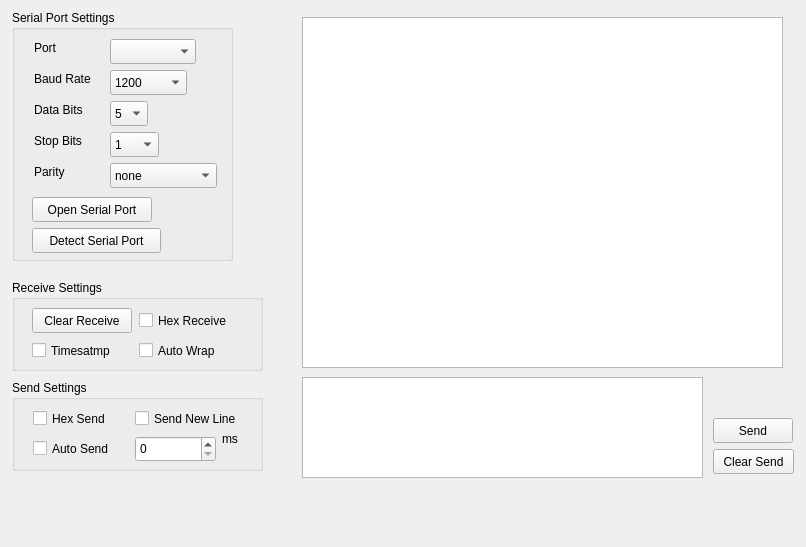
<?xml version="1.0" encoding="UTF-8"?>
<ui version="4.0">
 <class>SerialDebugWidget</class>
 <widget class="QWidget" name="SerialDebugWidget">
  <property name="geometry">
   <rect>
    <x>0</x>
    <y>0</y>
    <width>806</width>
    <height>547</height>
   </rect>
  </property>
  <property name="windowTitle">
   <string>SerialDebugWidget</string>
  </property>
  <widget class="QCheckBox" name="rev_hex_checkbox">
   <property name="geometry">
    <rect>
     <x>139</x>
     <y>309</y>
     <width>108</width>
     <height>23</height>
    </rect>
   </property>
   <property name="text">
    <string>Hex Receive</string>
   </property>
  </widget>
  <widget class="QComboBox" name="serialparityCBox">
   <property name="geometry">
    <rect>
     <x>110</x>
     <y>163</y>
     <width>107</width>
     <height>25</height>
    </rect>
   </property>
   <item>
    <property name="text">
     <string>none</string>
    </property>
   </item>
   <item>
    <property name="text">
     <string>Odd Parity</string>
    </property>
   </item>
   <item>
    <property name="text">
     <string>Even Parity</string>
    </property>
   </item>
  </widget>
  <widget class="QPushButton" name="clearbitsButton">
   <property name="geometry">
    <rect>
     <x>32</x>
     <y>308</y>
     <width>100</width>
     <height>25</height>
    </rect>
   </property>
   <property name="text">
    <string>Clear Receive</string>
   </property>
  </widget>
  <widget class="QCheckBox" name="send_hex_checkbox">
   <property name="geometry">
    <rect>
     <x>33</x>
     <y>407</y>
     <width>89</width>
     <height>23</height>
    </rect>
   </property>
   <property name="text">
    <string>Hex Send</string>
   </property>
  </widget>
  <widget class="QCheckBox" name="rev_line_checkbox">
   <property name="geometry">
    <rect>
     <x>139</x>
     <y>339</y>
     <width>98</width>
     <height>23</height>
    </rect>
   </property>
   <property name="text">
    <string>Auto Wrap</string>
   </property>
  </widget>
  <widget class="QGroupBox" name="groupBox_2">
   <property name="geometry">
    <rect>
     <x>12</x>
     <y>280</y>
     <width>251</width>
     <height>91</height>
    </rect>
   </property>
   <property name="title">
    <string>Receive Settings</string>
   </property>
  </widget>
  <widget class="QCheckBox" name="TimeSend_checkbox">
   <property name="geometry">
    <rect>
     <x>33</x>
     <y>437</y>
     <width>96</width>
     <height>23</height>
    </rect>
   </property>
   <property name="text">
    <string>Auto Send</string>
   </property>
  </widget>
  <widget class="QPushButton" name="serialdetectbutton">
   <property name="geometry">
    <rect>
     <x>32</x>
     <y>228</y>
     <width>129</width>
     <height>25</height>
    </rect>
   </property>
   <property name="text">
    <string>Detect Serial Port</string>
   </property>
  </widget>
  <widget class="QPushButton" name="clrsendbutton">
   <property name="geometry">
    <rect>
     <x>713</x>
     <y>449</y>
     <width>81</width>
     <height>25</height>
    </rect>
   </property>
   <property name="text">
    <string>Clear Send</string>
   </property>
  </widget>
  <widget class="QPushButton" name="serialopenbutton">
   <property name="geometry">
    <rect>
     <x>32</x>
     <y>197</y>
     <width>120</width>
     <height>25</height>
    </rect>
   </property>
   <property name="text">
    <string>Open Serial Port</string>
   </property>
  </widget>
  <widget class="QCheckBox" name="rev_time_checkbox">
   <property name="geometry">
    <rect>
     <x>32</x>
     <y>339</y>
     <width>101</width>
     <height>23</height>
    </rect>
   </property>
   <property name="text">
    <string>Timesatmp</string>
   </property>
  </widget>
  <widget class="QPlainTextEdit" name="recvEdit">
   <property name="geometry">
    <rect>
     <x>302</x>
     <y>17</y>
     <width>481</width>
     <height>351</height>
    </rect>
   </property>
   <property name="readOnly">
    <bool>true</bool>
   </property>
  </widget>
  <widget class="QLabel" name="label_4">
   <property name="geometry">
    <rect>
     <x>34</x>
     <y>132</y>
     <width>62</width>
     <height>17</height>
    </rect>
   </property>
   <property name="text">
    <string>Stop Bits</string>
   </property>
  </widget>
  <widget class="QComboBox" name="serialportCBox">
   <property name="geometry">
    <rect>
     <x>110</x>
     <y>39</y>
     <width>86</width>
     <height>25</height>
    </rect>
   </property>
  </widget>
  <widget class="QLabel" name="label">
   <property name="geometry">
    <rect>
     <x>34</x>
     <y>39</y>
     <width>30</width>
     <height>17</height>
    </rect>
   </property>
   <property name="text">
    <string>Port</string>
   </property>
  </widget>
  <widget class="QLabel" name="label_5">
   <property name="geometry">
    <rect>
     <x>34</x>
     <y>163</y>
     <width>41</width>
     <height>17</height>
    </rect>
   </property>
   <property name="text">
    <string>Parity</string>
   </property>
  </widget>
  <widget class="QTextEdit" name="sendEdit">
   <property name="geometry">
    <rect>
     <x>302</x>
     <y>377</y>
     <width>401</width>
     <height>101</height>
    </rect>
   </property>
   <property name="readOnly">
    <bool>false</bool>
   </property>
  </widget>
  <widget class="QGroupBox" name="groupBox_3">
   <property name="geometry">
    <rect>
     <x>12</x>
     <y>380</y>
     <width>251</width>
     <height>91</height>
    </rect>
   </property>
   <property name="title">
    <string>Send Settings</string>
   </property>
   <widget class="QLabel" name="label_6">
    <property name="geometry">
     <rect>
      <x>210</x>
      <y>50</y>
      <width>20</width>
      <height>17</height>
     </rect>
    </property>
    <property name="text">
     <string>ms</string>
    </property>
   </widget>
  </widget>
  <widget class="QGroupBox" name="groupBox">
   <property name="geometry">
    <rect>
     <x>12</x>
     <y>10</y>
     <width>221</width>
     <height>251</height>
    </rect>
   </property>
   <property name="title">
    <string>Serial Port Settings</string>
   </property>
  </widget>
  <widget class="QLabel" name="label_2">
   <property name="geometry">
    <rect>
     <x>34</x>
     <y>70</y>
     <width>70</width>
     <height>17</height>
    </rect>
   </property>
   <property name="text">
    <string>Baud Rate</string>
   </property>
  </widget>
  <widget class="QCheckBox" name="send_line_checkbox">
   <property name="geometry">
    <rect>
     <x>135</x>
     <y>407</y>
     <width>126</width>
     <height>23</height>
    </rect>
   </property>
   <property name="text">
    <string>Send New Line</string>
   </property>
  </widget>
  <widget class="QComboBox" name="stopbitsCBox">
   <property name="geometry">
    <rect>
     <x>110</x>
     <y>132</y>
     <width>49</width>
     <height>25</height>
    </rect>
   </property>
   <item>
    <property name="text">
     <string>1</string>
    </property>
   </item>
   <item>
    <property name="text">
     <string>1.5</string>
    </property>
   </item>
   <item>
    <property name="text">
     <string>2</string>
    </property>
   </item>
  </widget>
  <widget class="QLabel" name="label_3">
   <property name="geometry">
    <rect>
     <x>34</x>
     <y>101</y>
     <width>62</width>
     <height>17</height>
    </rect>
   </property>
   <property name="text">
    <string>Data Bits</string>
   </property>
  </widget>
  <widget class="QComboBox" name="databits_ComboBox">
   <property name="geometry">
    <rect>
     <x>110</x>
     <y>101</y>
     <width>38</width>
     <height>25</height>
    </rect>
   </property>
   <item>
    <property name="text">
     <string>5</string>
    </property>
   </item>
   <item>
    <property name="text">
     <string>6</string>
    </property>
   </item>
   <item>
    <property name="text">
     <string>7</string>
    </property>
   </item>
   <item>
    <property name="text">
     <string>8</string>
    </property>
   </item>
  </widget>
  <widget class="QSpinBox" name="txtSendMs">
   <property name="geometry">
    <rect>
     <x>135</x>
     <y>436</y>
     <width>81</width>
     <height>26</height>
    </rect>
   </property>
  </widget>
  <widget class="QPushButton" name="sendbutton">
   <property name="geometry">
    <rect>
     <x>713</x>
     <y>418</y>
     <width>80</width>
     <height>25</height>
    </rect>
   </property>
   <property name="text">
    <string>Send</string>
   </property>
  </widget>
  <widget class="QComboBox" name="baudrate_CBox">
   <property name="geometry">
    <rect>
     <x>110</x>
     <y>70</y>
     <width>77</width>
     <height>25</height>
    </rect>
   </property>
   <item>
    <property name="text">
     <string>1200</string>
    </property>
   </item>
   <item>
    <property name="text">
     <string>2400</string>
    </property>
   </item>
   <item>
    <property name="text">
     <string>4800</string>
    </property>
   </item>
   <item>
    <property name="text">
     <string>9600</string>
    </property>
   </item>
   <item>
    <property name="text">
     <string>19200</string>
    </property>
   </item>
   <item>
    <property name="text">
     <string>38400</string>
    </property>
   </item>
   <item>
    <property name="text">
     <string>57600</string>
    </property>
   </item>
   <item>
    <property name="text">
     <string>115200</string>
    </property>
   </item>
  </widget>
  <zorder>groupBox</zorder>
  <zorder>groupBox_2</zorder>
  <zorder>groupBox_3</zorder>
  <zorder>rev_hex_checkbox</zorder>
  <zorder>serialparityCBox</zorder>
  <zorder>clearbitsButton</zorder>
  <zorder>send_hex_checkbox</zorder>
  <zorder>rev_line_checkbox</zorder>
  <zorder>TimeSend_checkbox</zorder>
  <zorder>serialdetectbutton</zorder>
  <zorder>clrsendbutton</zorder>
  <zorder>serialopenbutton</zorder>
  <zorder>rev_time_checkbox</zorder>
  <zorder>recvEdit</zorder>
  <zorder>label_4</zorder>
  <zorder>serialportCBox</zorder>
  <zorder>label</zorder>
  <zorder>label_5</zorder>
  <zorder>sendEdit</zorder>
  <zorder>label_2</zorder>
  <zorder>send_line_checkbox</zorder>
  <zorder>stopbitsCBox</zorder>
  <zorder>label_3</zorder>
  <zorder>databits_ComboBox</zorder>
  <zorder>txtSendMs</zorder>
  <zorder>sendbutton</zorder>
  <zorder>baudrate_CBox</zorder>
 </widget>
 <resources/>
 <connections/>
</ui>
